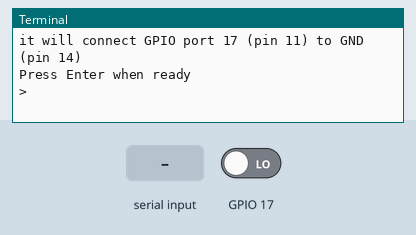
This program was run on a simulated Raspberry Pi (BCM pin numbers). On the bench: the last lines printed to the terminal. The test bench sets the inputs (shaded band); at power-on: GPIO 17 LOW. At 2.8 s the program stops and its outputs stay as they are.

Above: at 1.2 s.
1.3 s: "1" typed at the terminal, then Enter
At 2.5 s:
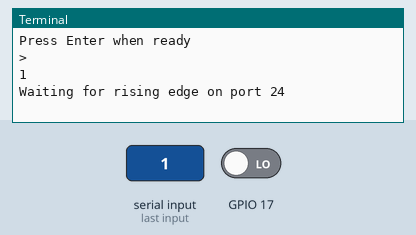
2.8 s: GPIO 17 driven HIGH
At 3.7 s:
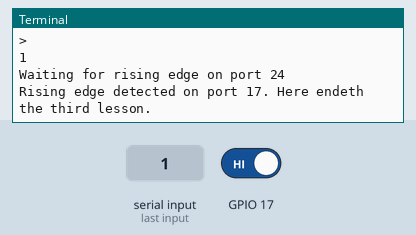

The program:

try_intr.py
```python
#!/usr/bin/env python2.7
# script by Alex Eames http://RasPi.tv
# http://RasPi.tv/how-to-use-interrupts-with-python-on-the-raspberry-pi-and-rpi-gpio-part-3
import RPi.GPIO as GPIO
GPIO.setmode(GPIO.BCM)

# GPIO 23 & 17 set up as inputs, pulled up to avoid false detection.
# Both ports are wired to connect to GND on button press.
# So we'll be setting up falling edge detection for both
##GPIO.setup(23, GPIO.IN, pull_up_down=GPIO.PUD_UP)
##GPIO.setup(17, GPIO.IN, pull_up_down=GPIO.PUD_UP)

# GPIO 24 set up as an input, pulled down, connected to 3V3 on button press
##GPIO.setup(24, GPIO.IN, pull_up_down=GPIO.PUD_DOWN)
#GPIO.setup(17, GPIO.IN, pull_up_down=GPIO.PUD_DOWN)
GPIO.setup(17, GPIO.IN)

# now we'll define two threaded callback functions
# these will run in another thread when our events are detected
def my_callback(channel):
    print "falling edge detected on 17"

def my_callback2(channel):
    print "falling edge detected on 23"

print "Make sure you have a button connected so that when pressed"
print "it will connect GPIO port 23 (pin 16) to GND (pin 6)\n"
print "You will also need a second button connected so that when pressed"
print "it will connect GPIO port 24 (pin 18) to 3V3 (pin 1)\n"
print "You will also need a third button connected so that when pressed"
print "it will connect GPIO port 17 (pin 11) to GND (pin 14)"
raw_input("Press Enter when ready\n>")

# when a falling edge is detected on port 17, regardless of whatever
# else is happening in the program, the function my_callback will be run
##GPIO.add_event_detect(17, GPIO.FALLING, callback=my_callback, bouncetime=300)

# when a falling edge is detected on port 23, regardless of whatever
# else is happening in the program, the function my_callback2 will be run
# 'bouncetime=300' includes the bounce control written into interrupts2a.py
##GPIO.add_event_detect(23, GPIO.FALLING, callback=my_callback2, bouncetime=300)

try:
    print "Waiting for rising edge on port 24"
    ##GPIO.wait_for_edge(24, GPIO.RISING)
    GPIO.wait_for_edge(17, GPIO.RISING)
    ##print "Rising edge detected on port 24. Here endeth the third lesson."
    print "Rising edge detected on port 17. Here endeth the third lesson."

except KeyboardInterrupt:
    GPIO.cleanup()       # clean up GPIO on CTRL+C exit
GPIO.cleanup()           # clean up GPIO on normal exit
```

Measured:
- after the input at 1.3 s, the terminal: prints a new line at once (image 1)
- after the input at 2.8 s, the terminal: prints a new line at once (image 2)
